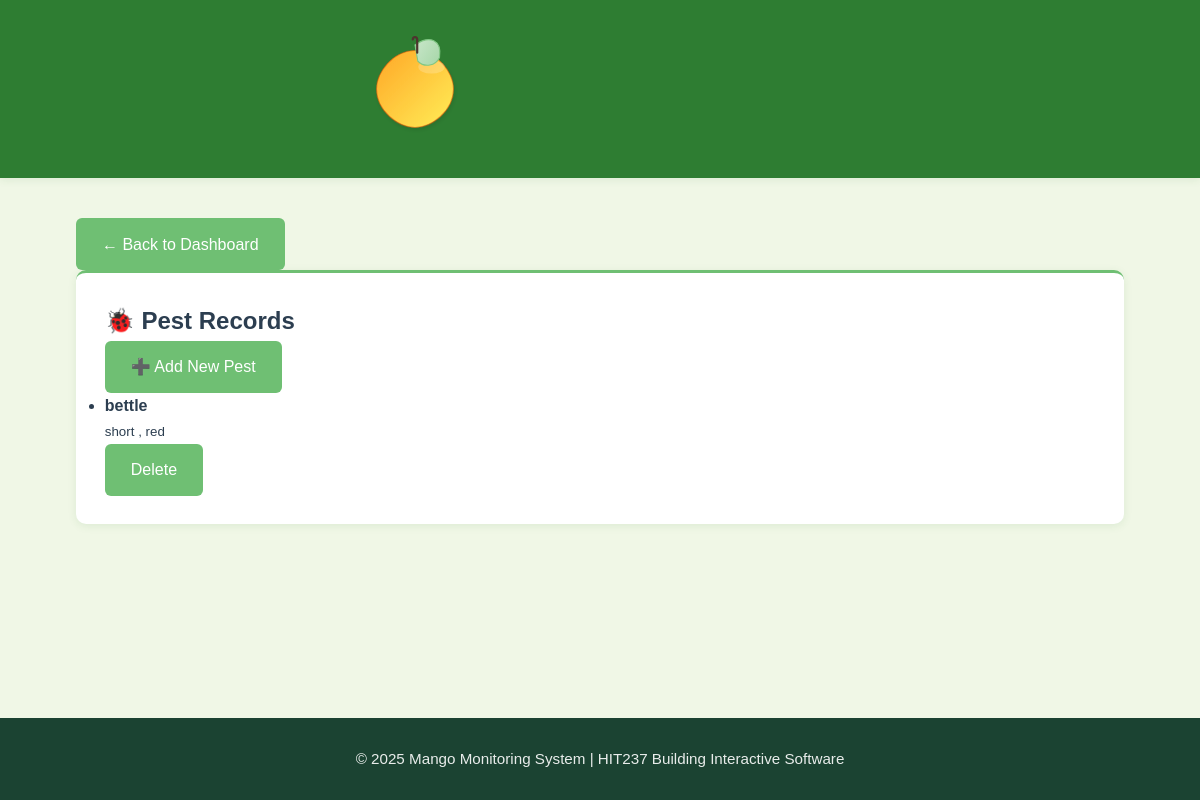
Page /myfarms/pests/ (signed in) on the earlier database version.
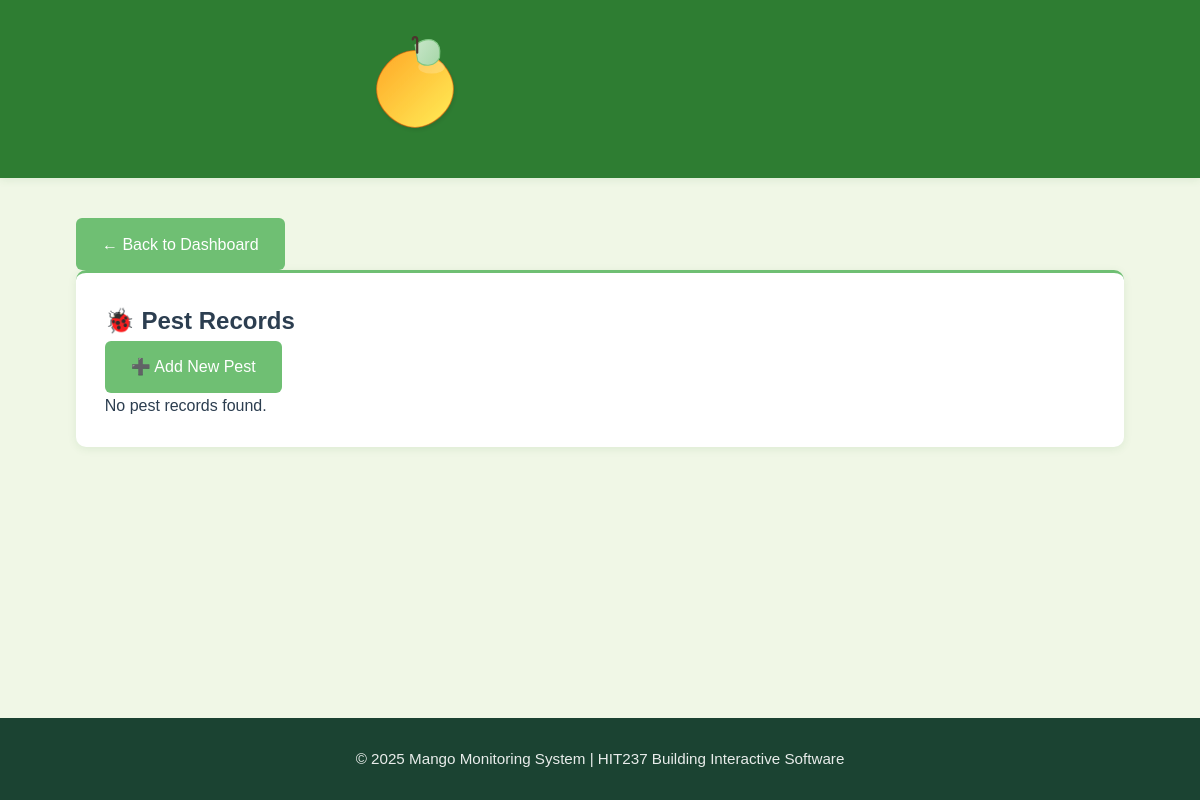
Same page on the later database version.
### App2/models.py (models this page shows, shortened)
class Pest(models.Model):
    name = models.CharField(max_length=100)
    description = models.TextField()
    reference_pest_id = models.IntegerField(null=True, blank=True,help_text="ID from reference pest database if identified")
    created_by = models.ForeignKey(User, on_delete=models.SET_NULL, null=True)

### App2/views.py (the view)
# urls.py: path('pests/', views.PestListView.as_view(), name='pest-list'),
class PestListView(LoginRequiredMixin, ListView):
    model = Pest
    template_name = 'app2/pest_list.html'
    context_object_name = 'pests'
    def get_queryset(self):
        return Pest.objects.filter(created_by=self.request.user)

### App2/templates/App2/pest_list.html (shortened to what this page needs)
{% extends 'app2/base.html' %}
{% block content %}
<div class="container mt-4">
  <a href="{% url 'App2:profile' %}" class="btn btn-outline-secondary mb-3">← Back to Dashboard</a>
<div class="card shadow p-4">
  <div class="d-flex justify-content-between align-items-center mb-3">
    <h2 class="mb-0">🐞 Pest Records</h2>
    <a href="{% url 'App2:pest-create' %}" class="btn btn-success">➕ Add New Pest</a>
  </div>
  {% if pests %}
    <ul class="list-group">
      {% for pest in pests %}
      <li class="list-group-item d-flex justify-content-between align-items-center">
        <div>
          <strong>{{ pest.name }}</strong><br>
          <small class="text-muted">{{ pest.description|truncatewords:12 }}</small>
        </div>
        <div>
          <a href="{% url 'App2:pest-delete' pest.id %}" class="btn btn-sm btn-outline-danger">Delete</a>
        </div>
      </li>
      {% endfor %}
    </ul>
  {% else %}
    <p>No pest records found.</p>
  {% endif %}
</div>
</div>
{% endblock %}

### App2/templates/App2/base.html (shortened to what this page needs)
{% load static %}
<!DOCTYPE html>
<html lang="en">
<head>
    <link rel="stylesheet" href="{% static 'css/base.css' %}">
</head>
<body>
    <header>
        <div class="header-container">
            <a href="/" class="logo-container">
                <img src="{% static 'images/mango-logo.svg' %}" alt="Mango Monitoring Logo" class="site-logo">
            </a>
            <h1 class="site-title">Mango Monitoring System</h1>
        </div>    </header>
    <main id="main-content">
        {% block content %}{% endblock %}
    </main>
    <footer>
        <div>
            <p>&copy; 2025 Mango Monitoring System | HIT237 Building Interactive Software</p>
        </div>
    </footer>
</body>
</html>

### App1/static/css/base.css (style rules this page uses)
:root { --primary-green: #2E7D32; --secondary-green: #6FBF73; --accent-green: #A2C523; --light-bg: #F0F7E6; --card-bg: #FFFFFF; --text-dark: #2C3E50; --text-light: #5D6D7E; --shadow-sm: 0 2px 8px rgba(46, 125, 50, 0.1); --shadow-md: 0 4px 12px rgba(46, 125, 50, 0.15); --border-color: #dcdcdc; }
* { margin: 0; padding: 0; box-sizing: border-box; font-family: 'Poppins', sans-serif; }
body { min-height: 100vh; display: flex; flex-direction: column; background-color: var(--light-bg); color: var(--text-dark); line-height: 1.6; }
header { background-color: var(--primary-green); padding: 1.2rem 0; box-shadow: var(--shadow-sm); display:flex; justify-content: center ; }
.header-container { width: 90%; max-width: 1200px; margin: 0 auto; display: flex; justify-content: center; align-items: center; flex-wrap: wrap; }
.logo-container { display: flex; align-items: center; gap: 15px; }
.site-logo { height: 110px; width: auto; transition: transform 0.4s cubic-bezier(0.25, 1, 0.5, 1); }
.header-container { display: flex; align-items: center; padding: 15px 0; }
.site-title { font-size: 1.8rem; background: linear-gradient(white); -webkit-background-clip: text; background-clip: text; color: transparent; margin-left: 10px; }
main { flex: 1; width: 90%; max-width: 1200px; margin: 2.5rem auto; padding: 0 1rem; }
.card { background: var(--card-bg); border-radius: 10px; box-shadow: var(--shadow-sm); padding: 1.8rem; transition: all 0.3s ease; border-top: 3px solid var(--secondary-green); }
.btn { display: inline-flex; align-items: center; gap: 0.5rem; padding: 0.7rem 1.5rem; background-color: var(--secondary-green); color: white; border-radius: 6px; text-decoration: none; font-weight: 500; transition: all 0.3s ease; border: 2px solid transparent; }
footer { background-color: #1B4332; color: white; padding: 1.8rem 0; margin-top: auto; text-align: center; }
footer p { font-size: 0.95rem; opacity: 0.9; }

Differences in the rows shown:
removed Pest: name "bettle", description "short , red"
Other differences:
text now shown: "No pest records found."
